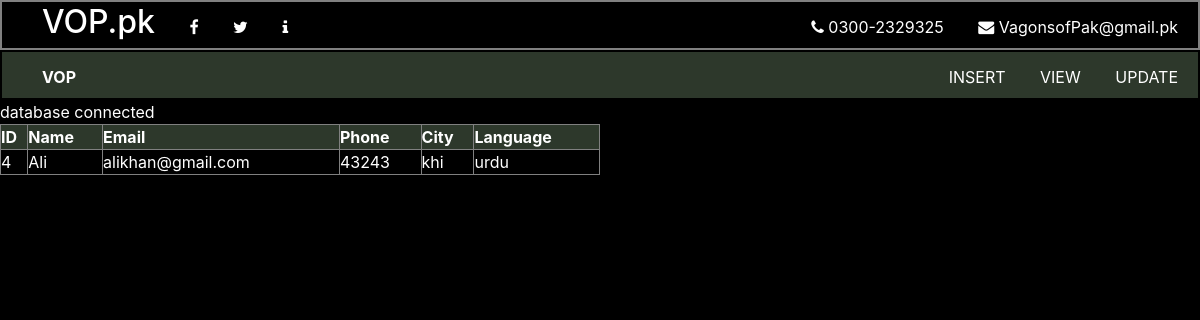
Screenshot of /view1.php?ID=4 with the database file from the repository.
### tables this page shows
CREATE TABLE `VOP` (
  `ID` int(32) NOT NULL,
  `Cus_Name` text NOT NULL,
  `Cus_Email` varchar(50) NOT NULL,
  `Cus_Phone` int(11) NOT NULL,
  `Cus_City` text NOT NULL,
  `Cus_Lang` text NOT NULL
);

### view1.php (the view, shortened to what this page needs)
<!DOCTYPE html>
<html>
    <head>
    </head>
    <body>
        <?php
        require('mycon.php');
            if (isset($_GET['ID'])) {
                $stdID = $_GET['ID'];
                $myquery = "Select * from VOP WHERE ID = ".$stdID;
                $data = $mycon->query($myquery);
                echo "<table border ='1'>
                <tr>
                    <th>ID</th>
                    <th>Name</th>
                    <th>Email</th>
                    <th>Phone</th>
                    <th>City</th>
                    <th>Language</th>
                </tr>";
                while($myrow = $data->fetch_assoc()){
                    echo "<tr>";
                    echo "<td>" .$myrow["ID"] . "</td>";
                    echo "<td>" .$myrow["Cus_Name"]. "</td>";
                    echo "<td>" .$myrow["Cus_Email"]. "</td>";
                    echo "<td>" .$myrow["Cus_Phone"]. "</td>";
                    echo "<td>" .$myrow["Cus_City"]. "</td>";
                    echo "<td>" .$myrow["Cus_Lang"]. "</td>";
                    echo "</tr>";
                }
                echo "</table>";
            } else {
                echo "CONTACT ADMINISTRATOR";
            }
        ?>
    </body>
</html>

### style.css (style rules this page uses)
* { margin: 0; padding: 0; box-sizing: border-box; }
body { background-color: black; }
#main_container { margin: 0 auto; width: 100%; height: auto; background-color: black; color: white; }
header { width: 100%; line-height: 50px; height: 50px; background-color: black; padding-left: 10px; padding-right: 20px; border: 2px solid grey; }
header ul li { list-style-type: none; display: inline-block; margin-left: 30px; }
header ul li a { text-decoration: none; color: white; }
header ul .logo { border-bottom: 2px solid white; }
.list1_right { float: right; }
nav { width: 100%; line-height: 50px; height: 50px; background-color: rgb(45, 56, 43); color : white; padding-left: 10px; padding-right: 20px; border: 2px solid black; }
.list_right { float: right; }
nav ul li { display: inline-block; margin-left: 30px; }
nav ul li a { text-decoration: none; color: white; }

### view1.php (style rules this page uses)
table { width: 50%; border-collapse: collapse; }
th { text-align: center; background-color: rgb(45, 56, 43); }

### rows the page displays
vop: ID "4", Cus_Name "Ali", Cus_Email "alikhan@gmail.com", Cus_Phone "43243", Cus_City "khi", Cus_Lang "urdu"
